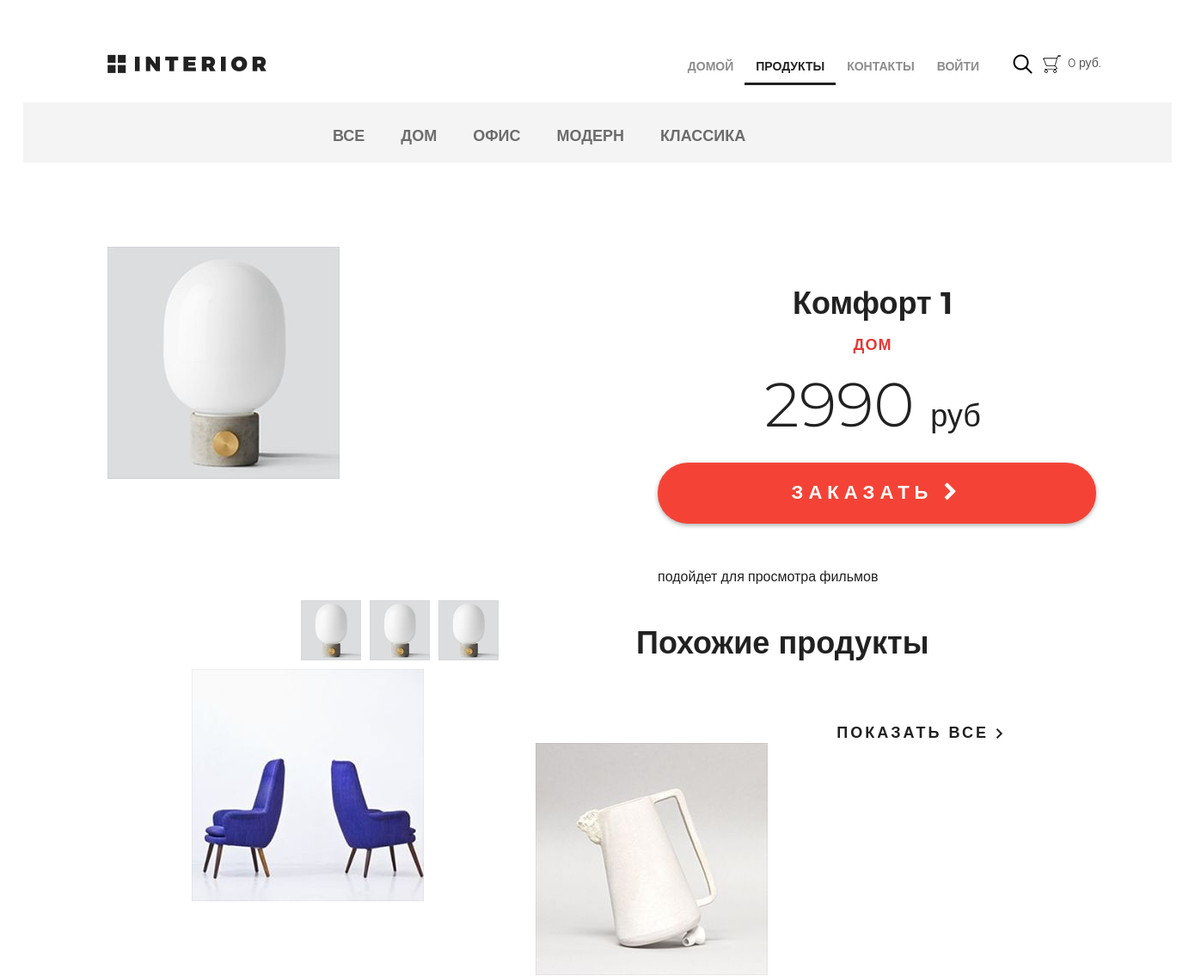
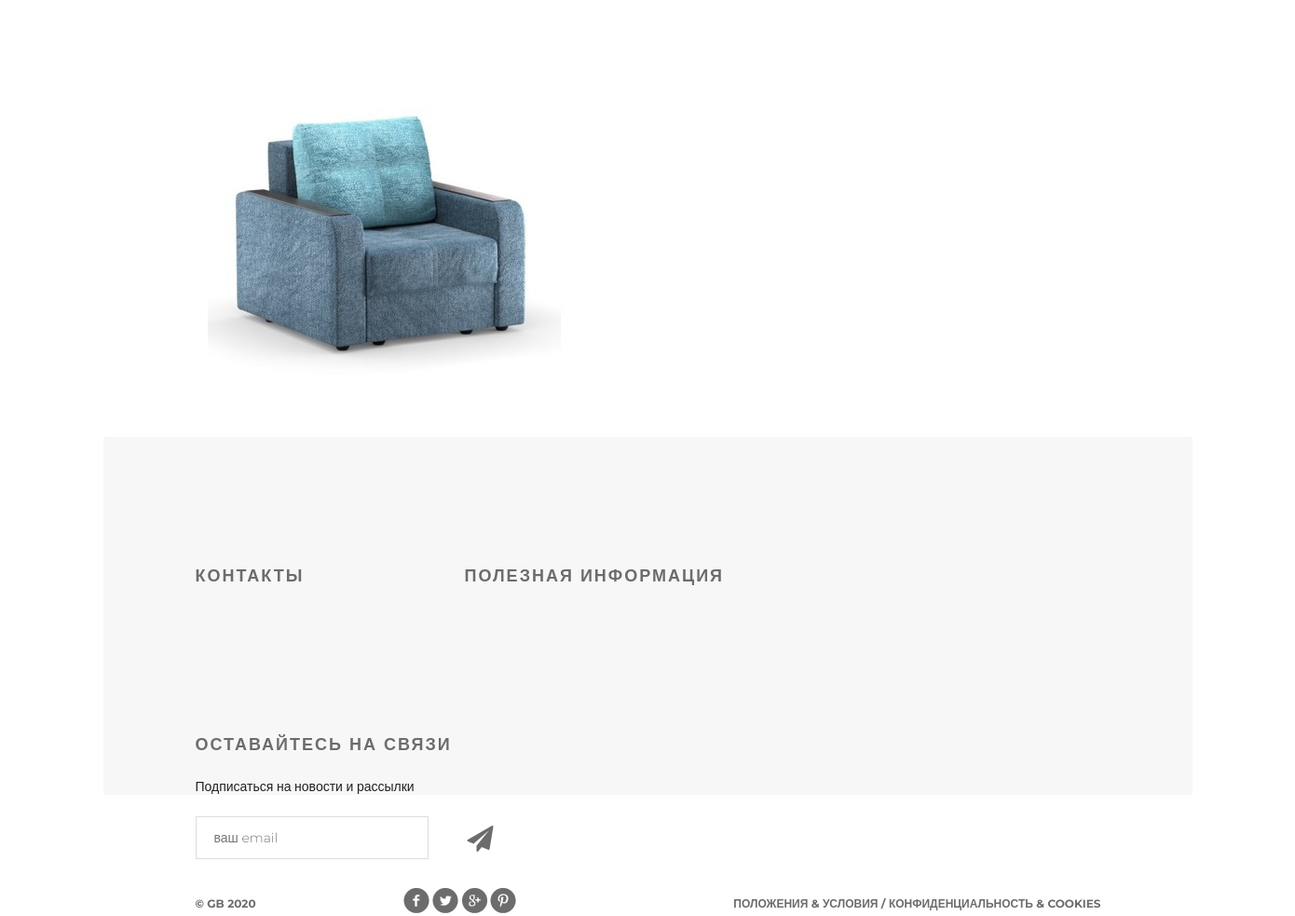
The app's page /products/product/41/ with its own data (2 pictures, top to bottom).
### mainapp/models.py (models this page shows, shortened)
class ProductCategory(models.Model):
    name = models.CharField(max_length=64, unique=True, verbose_name='имя')
    description = models.TextField(blank=True, verbose_name='описание')
    is_active = models.BooleanField(db_index=True, verbose_name='активна', default=True)
    class Meta:
        verbose_name = 'категория'
        verbose_name_plural = 'категории'

class Product(models.Model):
    category = models.ForeignKey(ProductCategory, on_delete=models.CASCADE)
    name = models.CharField(max_length=128, verbose_name='имя')
    image = models.ImageField(upload_to='products_images', blank=True, verbose_name='изображение')
    short_desc = models.CharField(max_length=128, verbose_name='краткое описание', blank=True)
    description = models.TextField(blank=True, verbose_name='описание')
    price = models.DecimalField(max_digits=8, decimal_places=2, default=0, verbose_name='цена')
    quantity = models.PositiveSmallIntegerField(default=0, verbose_name='количество товара')
    is_active = models.BooleanField(db_index=True, default=True, verbose_name='активен')
    class Meta:
        verbose_name = 'продукт'
        verbose_name_plural = 'продукты'

### mainapp/views.py (the view)
# urls.py: path('product/<int:pk>/', mainapp.product, name='product_page'),
def product(request, pk):
    product_item = get_product(pk)
    links_menu = get_links_menu()
    title = product_item.name
    content = {
        'title': title,
        'product': product_item,
        'links_menu': links_menu,
        'same_products': get_same_products(product_item),
    }
    return render(request, 'mainapp/product_page.html', content)

### adminapp/templatetags/custom_tags.py (called while the page is built)
@register.filter(name='media_folder_products')
def media_folder_products(string):
    if not string:
        string = 'products_images/default.jpg'
    return f'{settings.MEDIA_URL}{string}'

### mainapp/context_processors.py (called while the page is built)
def basket(request):
    basket_items = []
    if request.user.is_authenticated:
        basket_items = request.user.basket.select_related()
    return {
        'basket': basket_items
    }

### mainapp/views.py (called while the page is built)
def get_links_menu():
    if settings.LOW_CACHE:
        key = 'links_menu'
        links_menu = cache.get(key)
        if links_menu is None:
            links_menu = ProductCategory.objects.filter(is_active=True)
            cache.set(key, links_menu)
        return links_menu
    else:
        return ProductCategory.objects.filter(is_active=True)

def get_product(pk):
    if settings.LOW_CACHE:
        key = f'product_{pk}'
        product = cache.get(key)
        if product is None:
            product = get_object_or_404(Product, pk=pk)
            cache.set(key, product)
        return product
    else:
        return get_object_or_404(Product, pk=pk)

def get_same_products(hot_product):
    same_products = Product.objects.filter(category_id=hot_product.category_id).exclude(
        pk=hot_product.pk).select_related()[:3]
    return same_products

### mainapp/templates/mainapp/product_page.html (shortened to what this page needs)
{% extends 'mainapp/base.html' %}
{% load static %}
{% load custom_tags %}
{% load cache %}
{% block content %}
    <div class="details">
        <div class="links clearfix">
            {% include 'mainapp/inc/inc_categories_menu.html' %}
        </div>
        {% cache 3600 product_detailed_info %}
            <div class="details-products">
            <div class="details-slider">
                <div class="slider-product">
                    <img src="{{ product.image|media_folder_products }}" alt="">
                </div>
                <div class="slider-control">
                    <div class="block">
                        <a href="#"><img src="{{ product.image|media_folder_products }}" alt="">
                        </a>
                    </div>
                    <div class="block">
                        <a href="#"><img src="{{ product.image|media_folder_products }}" alt="">
                        </a>
                    </div>
                    <div class="block">
                        <a href="#"><img src="{{ product.image|media_folder_products }}" alt="">
                        </a>
                    </div>
                </div>
            </div>
            <div class="description">
                <h3 class="big-bold">{{ product.name|title }}</h3>
                <h3 class="red">{{ product.category.name }}</h3>
                <p class="price"> {{ product.price|floatformat:0 }} <span>руб</span></p>
                <a href="{% url 'basket:add' product.pk %}" class="red-button">
                    заказать <i class="fa fa-chevron-right" aria-hidden="true"></i>
                </a>
                <div class="description-text">
                    {{ product.description }}
                </div>
            </div>
        {% endcache %}
        <div class="related">
            <div class="title clearfix">
                <h2>Похожие продукты</h2>
                <a class="explore" href="#">показать все <img src="{% static "img/arrow.png" %}" alt=""></a>
            </div>
            <div class="related-products clearfix">
                {% for product in same_products %}
                    <div class="block">
                        <a href="{% url 'products:product_page' product.pk %}"><img
                                src="{{ product.image|media_folder_products }}" alt="{{ product.short_desc }}">
                        </a>
                    </div>
                {% endfor %}
            </div>
        </div>
        </div>
        <div class="clr"></div>
    </div>
{% endblock %}

### mainapp/templates/mainapp/inc/inc_categories_menu.html
<ul class="links-menu">
    <li>
        <a href="{% url 'products:category' 0 %}">
            Все
        </a>
    </li>
    {% for item in links_menu %}
        <li>
            <a href="{% url 'products:category' item.pk %}">
                {{ item.name }}
            </a>
        </li>
    {% endfor %}
</ul>

### static/css/style.css (style rules this page uses)
* { margin: 0; padding: 0; }
body { font-family: 'Montserrat', sans-serif; }
html, body { height: 100%; }
.slider-control .block a img { width: 70px; }
.clr { height: 384px; }
.clearfix:after { content: ""; display: block; clear: both; }
.explore { text-transform: uppercase; color: #212121; font-size: 18px; font-weight: 700; line-height: 24px; text-align: center; float: right; margin-top: 138px; letter-spacing: 3px; text-decoration: none; }
.big-bold { color: #212121; font-size: 36px; font-weight: 700; text-align: left; margin-bottom: 24px; line-height: 36px; }
.title { height: 152px; margin-right: 15px; }
.title h2 { float: left; margin-top: 118px; color: #212121; font-size: 36px; font-weight: 700; text-align: left; margin-left: 15px; }
.red { text-transform: uppercase; color: #e53935; font-size: 18px; font-weight: 700; text-align: left; letter-spacing: 1px; line-height: 17px; margin-bottom: 22px; }
.links { height: 70px; background-color: #f4f4f4; position: relative; padding-left: 360px; }
.links-menu { margin: 27px auto 0px; position: absolute; }
.links-menu li { float: left; list-style-type: none; padding-right: 42px; }
.links-menu li a { text-decoration: none; color: #6c6c6c; font-size: 18px; font-weight: 700; text-transform: uppercase; }
.details-products { padding-left: 98px; padding-right: 98px; margin-top: 98px; height: 551px; }
.details-slider { width: 570px; float: left; margin-right: 30px; }
.slider-product { width: 570px; height: 400px; }
.slider-control { width: 420px; height: 70px; margin: 11px auto 0px; padding-left: 150px }
.slider-control .block { height: 70px; width: 70px; position: relative; float: left; margin-right: 10px; }
.description { width: 535px; float: right; padding-left: 35px }
.description .big-bold { color: #212121; font-size: 36px; font-weight: 700; text-align: center; margin-top: 47px; margin-bottom: 0px; }
.description .red { text-transform: uppercase; color: #e53935; font-size: 18px; font-weight: 700; text-align: center; letter-spacing: 1px; line-height: 17px; margin-top: 23px; margin-bottom: 36px; }
.description .price { color: #212121; font-size: 72px; font-weight: 300; line-height: 48px; text-align: center; }
.description .price span { color: #212121; font-size: 36px; font-weight: 300; line-height: 48px; text-align: center; }
.red-button { display: block; height: 71px; width: 510px; border-radius: 35px; background-color: #f44336; text-align: center; text-transform: uppercase; text-decoration: none; color: #ffffff; font-size: 22px; font-weight: 700; line-height: 24px; box-shadow: 0px 2px 4.85px 0.15px rgba(33, 33, 33, 0.35); line-height: 70px; letter-spacing: 6px; margin-top: 31px; }
.description-text { margin-top: 50px; color: #212121; font-size: 16px; font-weight: 300; line-height: 24px; text-align: left; }
.related { padding: 0px 98px; }
.related .title { height: 143px; margin-right: 0; }
.related .title h2 { margin-top: 45px; }
.related .title .explore { margin-top: 62px; }
.related-products { margin-bottom: 120px; }
.related-products .block a img { float: left; }
.related-products .block { float: left; margin-right: 30px; display: block; height: 370px; width: 370px; position: relative; }
.related-products .block:nth-child(3n) { margin-right: 0px; }

### records on screen
ProductCategory: name "ДОМ"
ProductCategory: name "ОФИС"
ProductCategory: name "МОДЕРН"
ProductCategory: name "КЛАССИКА"
Product: image|media_folder_products (picture), name "Комфорт 1", category.name "ДОМ", price "2990", description "подойдет для просмотра фильмов"
Product: image|media_folder_products (picture)
Product: image|media_folder_products (picture)
Product: image|media_folder_products (picture)
